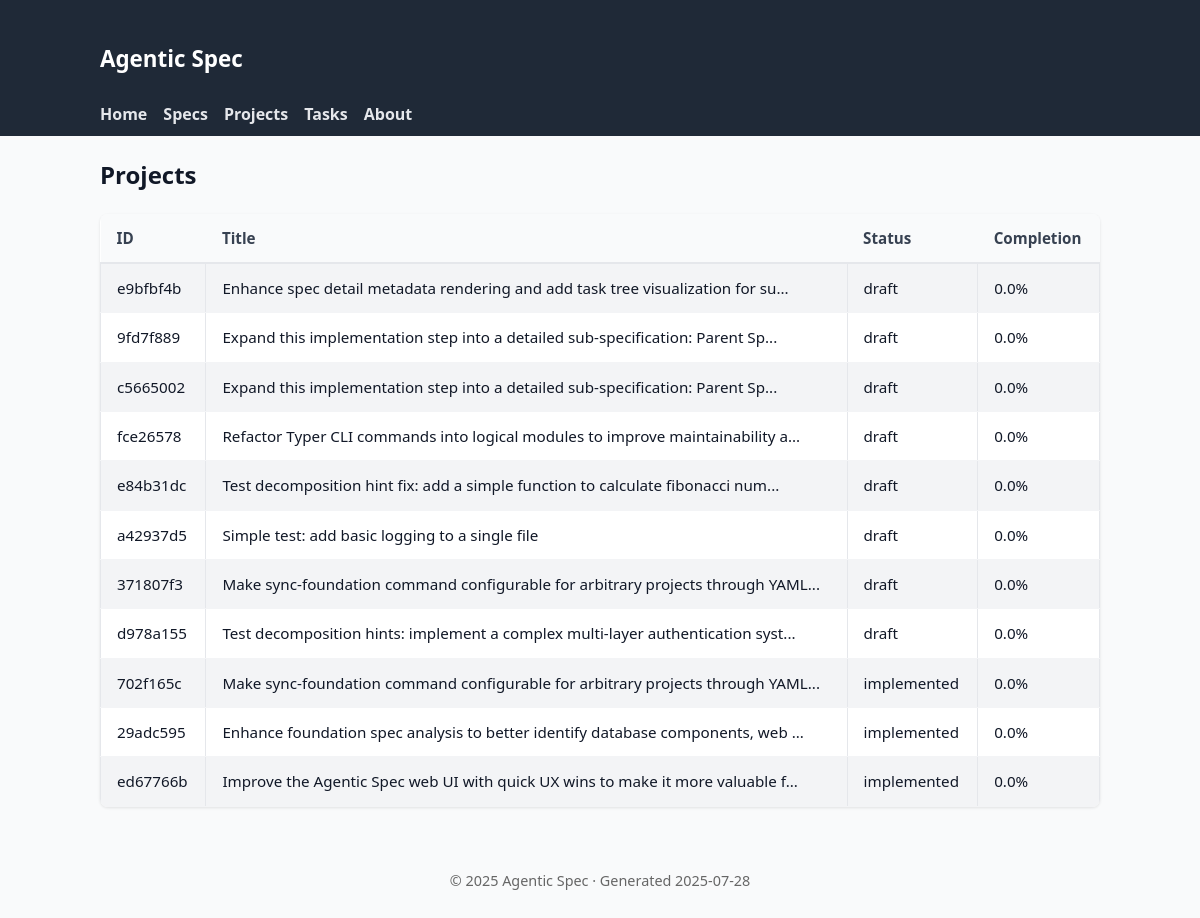
The app's page /projects with its own data.
### tables this page shows
CREATE TABLE specifications (
                id TEXT PRIMARY KEY,
                title TEXT NOT NULL,
                inherits TEXT DEFAULT '[]',
                created TIMESTAMP NOT NULL,
                updated TIMESTAMP NOT NULL,
                version TEXT NOT NULL,
                status TEXT NOT NULL,
                parent_spec_id TEXT,
                child_spec_ids TEXT DEFAULT '[]',
                context TEXT NOT NULL,
                requirements TEXT NOT NULL,
                review_notes TEXT DEFAULT '[]',
                context_parameters TEXT,
                -- Enhanced tracking fields
                workflow_status TEXT DEFAULT 'created',
                is_completed BOOLEAN DEFAULT FALSE,
                completed_at TIMESTAMP,
                last_accessed TIMESTAMP,
                completion_percentage REAL DEFAULT 0.0,
                priority INTEGER DEFAULT 5,
                -- Lifecycle timestamps
                reviewed_at TIMESTAMP,
                approved_at TIMESTAMP,
                implemented_at TIMESTAMP,
                -- Metadata tracking
                created_by TEXT DEFAULT 'system',
                last_updated_by TEXT DEFAULT 'system',
                tags TEXT DEFAULT '[]'
            );

### agentic_spec/web_ui.py (the view)
@app.get("/projects", response_class=HTMLResponse)
async def list_projects(request: Request):
    async with await get_db_manager() as manager:
        specs = await manager.backend.list_specifications()
        projects = []
        for spec in specs:
            projects.append(
                {
                    "id": spec.id,
                    "title": spec.title,
                    "status": spec.status.value,
                    "workflow_status": spec.workflow_status.value,
                    "created": spec.created,
                    "updated": spec.updated,
                    "completion_percentage": spec.completion_percentage,
                    "is_completed": spec.is_completed,
                    "priority": spec.priority,
                    "tags": spec.tags,
                }
            )
        ctx = base_context(request, title="Projects")
        ctx["projects"] = projects
        return templates.TemplateResponse("project_list.html", ctx)

### agentic_spec/web_templates/project_list.html
{% extends 'base.html' %}
{% block content %}
<h2>Projects</h2>
<table>
  <thead>
    <tr>
      <th>ID</th>
      <th>Title</th>
      <th>Status</th>
      <th>Completion</th>
    </tr>
  </thead>
  <tbody>
    {% for p in projects %}
    <tr>
      <td><a href="/specs/{{ p.id }}">{{ p.id }}</a></td>
      <td><a href="/specs/{{ p.id }}">{{ p.title }}</a></td>
      <td><a href="/specs/{{ p.id }}">{{ p.status }}</a></td>
      <td>{{ p.completion_percentage }}%</td>
    </tr>
    {% else %}
    <tr><td colspan="4">No projects available.</td></tr>
    {% endfor %}
  </tbody>
</table>
{% endblock %}

### agentic_spec/web_templates/static/styles.css (style rules this page uses)
body { font-family: system-ui, -apple-system, Segoe UI, Roboto, Helvetica, Arial, sans-serif; margin: 0; background: #f9fafb; color: #111827; line-height: 1.6; }
table { width: 100%; border-collapse: collapse; margin-top: 1rem; font-size: 0.95rem; }
th { background: #374151; color: #fff; padding: 8px; text-align: left; }
td { padding: 8px; border: 1px solid #e5e7eb; }
tbody tr:nth-child(odd) { background: #f3f4f6; }
table a { color: inherit; text-decoration: none; }
table { width: 100%; border-collapse: collapse; margin-top: 1rem; font-size: 0.95rem; background: #fff; border-radius: 0.5rem; overflow: hidden; box-shadow: 0 1px 3px rgba(0,0,0,0.1); }
th { background: #f9fafb; color: #374151; padding: 0.75rem 1rem; text-align: left; font-weight: 600; border-bottom: 2px solid #e5e7eb; }
td { padding: 0.75rem 1rem; border-bottom: 1px solid #f3f4f6; }

### records on screen
specifications: id "e9bfbf4b", title "Enhance spec detail metadata rendering and add task tree visualization for su...", status "draft", completion_percentage "0.0"
specifications: id "9fd7f889", title "Expand this implementation step into a detailed sub-specification: Parent Sp...", status "draft", completion_percentage "0.0"
specifications: id "c5665002", title "Expand this implementation step into a detailed sub-specification: Parent Sp...", status "draft", completion_percentage "0.0"
specifications: id "fce26578", title "Refactor Typer CLI commands into logical modules to improve maintainability a...", status "draft", completion_percentage "0.0"
specifications: id "e84b31dc", title "Test decomposition hint fix: add a simple function to calculate fibonacci num...", status "draft", completion_percentage "0.0"
specifications: id "a42937d5", title "Simple test: add basic logging to a single file", status "draft", completion_percentage "0.0"
specifications: id "371807f3", title "Make sync-foundation command configurable for arbitrary projects through YAML...", status "draft", completion_percentage "0.0"
specifications: id "d978a155", title "Test decomposition hints: implement a complex multi-layer authentication syst...", status "draft", completion_percentage "0.0"
specifications: id "702f165c", title "Make sync-foundation command configurable for arbitrary projects through YAML...", status "implemented", completion_percentage "0.0"
specifications: id "29adc595", title "Enhance foundation spec analysis to better identify database components, web ...", status "implemented", completion_percentage "0.0"
specifications: id "ed67766b", title "Improve the Agentic Spec web UI with quick UX wins to make it more valuable f...", status "implemented", completion_percentage "0.0"
